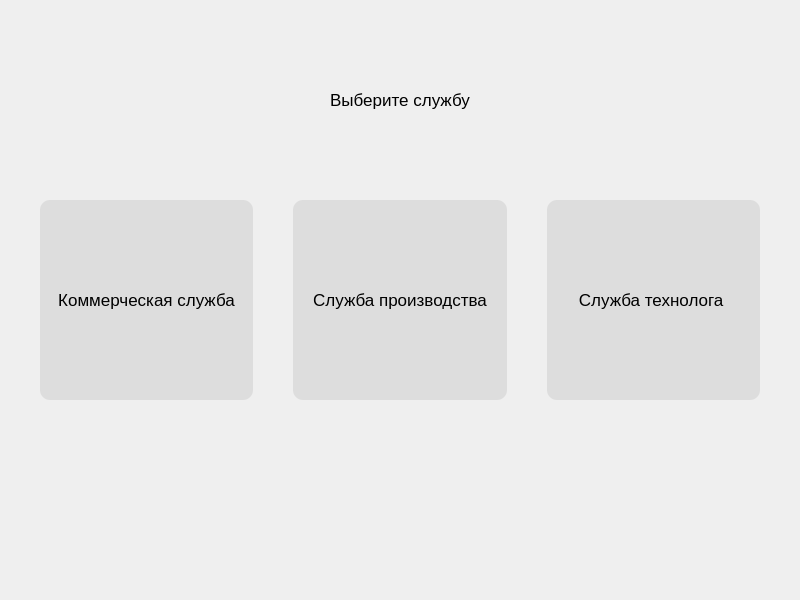
<?xml version="1.0" encoding="UTF-8"?>
<ui version="4.0">
 <class>MainWindow</class>
 <widget class="QMainWindow" name="MainWindow">
  <property name="geometry">
   <rect>
    <x>0</x>
    <y>0</y>
    <width>800</width>
    <height>600</height>
   </rect>
  </property>
  <property name="windowTitle">
   <string>MainWindow</string>
  </property>
  <widget class="QWidget" name="mainLayout">
   <property name="styleSheet">
    <string notr="true">*{
	font: 13pt;
}
QPushButton
{
	background-color: rgb(221, 221, 221);
	color: rgb(0, 0, 0);
	border-radius: 10px;
}

QPushButton:hover
{
	outline: none;
	border: 5px solid rgb(8, 177, 255);
	background-color: rgb(255, 255, 255);
}</string>
   </property>
   <layout class="QVBoxLayout" name="verticalLayout_5">
    <property name="spacing">
     <number>0</number>
    </property>
    <property name="leftMargin">
     <number>0</number>
    </property>
    <property name="topMargin">
     <number>0</number>
    </property>
    <property name="rightMargin">
     <number>0</number>
    </property>
    <property name="bottomMargin">
     <number>0</number>
    </property>
    <item>
     <widget class="QLabel" name="mainLayoutLabel">
      <property name="sizePolicy">
       <sizepolicy hsizetype="Preferred" vsizetype="Expanding">
        <horstretch>0</horstretch>
        <verstretch>0</verstretch>
       </sizepolicy>
      </property>
      <property name="text">
       <string>Выберите службу</string>
      </property>
      <property name="alignment">
       <set>Qt::AlignCenter</set>
      </property>
     </widget>
    </item>
    <item>
     <layout class="QHBoxLayout" name="buttonsLayout">
      <property name="spacing">
       <number>0</number>
      </property>
      <item>
       <spacer name="buttonsLayoutHorizontalSpacer_2">
        <property name="orientation">
         <enum>Qt::Horizontal</enum>
        </property>
        <property name="sizeType">
         <enum>QSizePolicy::Preferred</enum>
        </property>
        <property name="sizeHint" stdset="0">
         <size>
          <width>40</width>
          <height>20</height>
         </size>
        </property>
       </spacer>
      </item>
      <item>
       <layout class="QVBoxLayout" name="firstCaseLayout">
        <property name="spacing">
         <number>0</number>
        </property>
        <item>
         <widget class="QPushButton" name="firstCaseLayoutPushButton">
          <property name="sizePolicy">
           <sizepolicy hsizetype="Expanding" vsizetype="Expanding">
            <horstretch>0</horstretch>
            <verstretch>0</verstretch>
           </sizepolicy>
          </property>
          <property name="cursor">
           <cursorShape>PointingHandCursor</cursorShape>
          </property>
          <property name="text">
           <string>Коммерческая служба</string>
          </property>
         </widget>
        </item>
       </layout>
      </item>
      <item>
       <spacer name="buttonsLayoutHorizontalSpacer_3">
        <property name="orientation">
         <enum>Qt::Horizontal</enum>
        </property>
        <property name="sizeType">
         <enum>QSizePolicy::Preferred</enum>
        </property>
        <property name="sizeHint" stdset="0">
         <size>
          <width>40</width>
          <height>20</height>
         </size>
        </property>
       </spacer>
      </item>
      <item>
       <layout class="QVBoxLayout" name="secondCaseLayout">
        <property name="spacing">
         <number>0</number>
        </property>
        <item>
         <widget class="QPushButton" name="secondCasePushButton">
          <property name="sizePolicy">
           <sizepolicy hsizetype="Expanding" vsizetype="Expanding">
            <horstretch>0</horstretch>
            <verstretch>0</verstretch>
           </sizepolicy>
          </property>
          <property name="cursor">
           <cursorShape>PointingHandCursor</cursorShape>
          </property>
          <property name="text">
           <string>Служба производства</string>
          </property>
         </widget>
        </item>
       </layout>
      </item>
      <item>
       <spacer name="buttonsLayoutHorizontalSpacer_4">
        <property name="orientation">
         <enum>Qt::Horizontal</enum>
        </property>
        <property name="sizeType">
         <enum>QSizePolicy::Preferred</enum>
        </property>
        <property name="sizeHint" stdset="0">
         <size>
          <width>40</width>
          <height>20</height>
         </size>
        </property>
       </spacer>
      </item>
      <item>
       <layout class="QVBoxLayout" name="thirdCase">
        <property name="spacing">
         <number>0</number>
        </property>
        <item>
         <widget class="QPushButton" name="thirdCasePushButton">
          <property name="sizePolicy">
           <sizepolicy hsizetype="Expanding" vsizetype="Expanding">
            <horstretch>0</horstretch>
            <verstretch>0</verstretch>
           </sizepolicy>
          </property>
          <property name="cursor">
           <cursorShape>PointingHandCursor</cursorShape>
          </property>
          <property name="styleSheet">
           <string notr="true"/>
          </property>
          <property name="text">
           <string>Служба технолога </string>
          </property>
         </widget>
        </item>
       </layout>
      </item>
      <item>
       <spacer name="buttonsLayoutHorizontalSpacer_1">
        <property name="orientation">
         <enum>Qt::Horizontal</enum>
        </property>
        <property name="sizeType">
         <enum>QSizePolicy::Preferred</enum>
        </property>
        <property name="sizeHint" stdset="0">
         <size>
          <width>40</width>
          <height>20</height>
         </size>
        </property>
       </spacer>
      </item>
     </layout>
    </item>
    <item>
     <spacer name="mainLayoutVerticalSpacer_1">
      <property name="orientation">
       <enum>Qt::Vertical</enum>
      </property>
      <property name="sizeType">
       <enum>QSizePolicy::Expanding</enum>
      </property>
      <property name="sizeHint" stdset="0">
       <size>
        <width>20</width>
        <height>40</height>
       </size>
      </property>
     </spacer>
    </item>
   </layout>
  </widget>
 </widget>
 <resources/>
 <connections/>
</ui>
